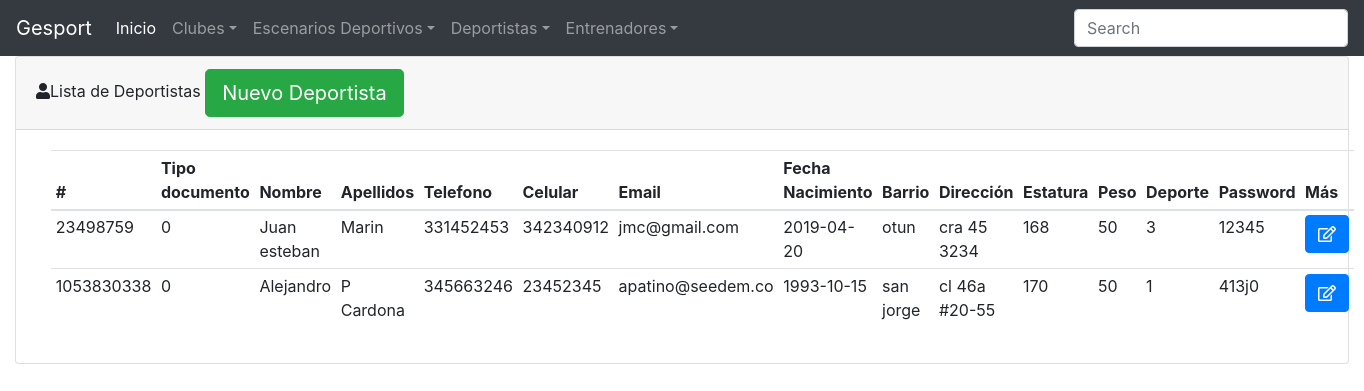
The page / on the database its author committed.
### tables this page shows
CREATE TABLE `deportista` (
  `cedula` int(11) NOT NULL,
  `tipo_documento` int(11) NOT NULL,
  `nombre` varchar(45) NOT NULL,
  `apellidos` varchar(45) NOT NULL,
  `telefono` int(11) DEFAULT NULL,
  `celular` int(11) NOT NULL,
  `email` varchar(60) NOT NULL,
  `fecha_nacimiento` date NOT NULL,
  `barrio` varchar(45) NOT NULL,
  `direccion` varchar(45) NOT NULL,
  `estatura` decimal(10,0) NOT NULL,
  `peso` int(11) NOT NULL,
  `deporte` int(11) NOT NULL,
  `password` varchar(60) NOT NULL,
  `fecha_registro` date NOT NULL
);

### application/controllers/Deportista.php (called while the page is built, shortened)
<?php
class Deportista extends CI_Controller {
    function __construct() {
        $this->load->helper(array('form', 'url'));
        $this->load->model('mdeportista');
    }
        public function index()
        {
            $data["deportistas_data"] = $this->mdeportista->lista();
            $this->carga_layout("lista_deportistas",$data);
        }
        public function carga_layout($template, $data = '')
        {
            $this->load->view('header');
            $this->load->view('nav');
            $this->load->view($template, $data);
        }
}

### index.php (called while the page is built, shortened)
<?php
require_once BASEPATH.'core/CodeIgniter.php';

### application/models/Mdeportista.php (called while the page is built, shortened)
<?php
class Mdeportista extends CI_Model {
public function lista() {
    $query = $this->db->get("deportista");
    return $query->result();
}
}

### application/views/lista_deportistas.php (the view, shortened to what this page needs)
<div class="container-fluid">
<div class="card">
  <div class="card-header">
  <i class="fas fa-user"></i>Lista de Deportistas
  <button type="button" class="btn btn-success btn-lg">Nuevo Deportista</button>
  </div>
  <div class="card-body">
    <div class="side col-md-8">
    <table class="table table-sm">
            <thead>
              <tr>
                <th scope="col">#</th>
                <th scope="col">Tipo documento</th>
                <th scope="col">Nombre</th>
                <th scope="col">Apellidos</th>
                <th scope="col">Telefono</th>
                <th scope="col">Celular</th>
                <th scope="col">Email</th>
                <th scope="col">Fecha Nacimiento</th>
                <th scope="col">Barrio</th>
                <th scope="col">Dirección</th>
                <th scope="col">Estatura</th>
                <th scope="col">Peso</th>
                <th scope="col">Deporte</th>
                <th scope="col">Password</th>
                <th scope="col">Más</th>
              </tr>
            </thead>
            <tbody>
            <?php
            foreach($deportistas_data as $row)
            {
              echo '
              <tr>
                <td>'.$row->cedula.'</td>
                <td>'.$row->tipo_documento.'</td>
                <td>'.$row->nombre.'</td>
                <td>'.$row->apellidos.'</td>
                <td>'.$row->telefono.'</td>
                <td>'.$row->celular.'</td>
                <td>'.$row->email.'</td>
                <td>'.$row->fecha_nacimiento.'</td>
                <td>'.$row->barrio.'</td>
                <td>'.$row->direccion.'</td>
                <td>'.$row->estatura.'</td>
                <td>'.$row->peso.'</td>
                <td>'.$row->deporte.'</td>
                <td>'.$row->password.'</td>
                <td><button data-toggle="modal" data-target="#edit-dep" class="btn btn-primary edit-dep" value='.$row->cedula.'><i class="far fa-edit"></i></button></td>
              </tr>
              ';
            }
            ?>
            </tbody>
          </table>
    </div>
  </div>
</div>
</div>
</body>

### application/views/header.php (shortened to what this page needs)
<!DOCTYPE html>
<html lang="en">
<head>
    <link rel="stylesheet" href="https://stackpath.bootstrapcdn.com/bootstrap/4.3.1/css/bootstrap.min.css">
    <link rel="stylesheet" href="https://use.fontawesome.com/releases/v5.8.1/css/all.css">
    <link rel="stylesheet" href="<?php echo base_url();?>/assets/css/">
</head>
<body>

### application/views/nav.php (shortened to what this page needs)
<nav class="navbar navbar-expand-md navbar-dark bg-dark">
  <a class="navbar-brand" href="#">Gesport</a>
  <div class="collapse navbar-collapse" id="navbarsExample04">
    <ul class="navbar-nav mr-auto">
      <li class="nav-item active">
        <a class="nav-link" href="#">Inicio <span class="sr-only">(current)</span></a>
      </li>
      <li class="nav-item dropdown">
        <a class="nav-link dropdown-toggle" href="#" id="clubes" role="button" data-toggle="dropdown" aria-haspopup="true" aria-expanded="false">Clubes</a>
      </li>
      <li class="nav-item dropdown">
        <a class="nav-link dropdown-toggle" href="" id="esc" role="button" data-toggle="dropdown" aria-haspopup="true" aria-expanded="false">Escenarios Deportivos</a>
      </li>
      <li class="nav-item dropdown">
        <a class="nav-link dropdown-toggle" href="<?php echo base_url();?>/lista_deportistas.php" id="deportistas" role="button" data-toggle="dropdown" aria-haspopup="true" aria-expanded="false">Deportistas</a>
      <li class="nav-item dropdown">
        <a class="nav-link dropdown-toggle" href="gsport.test/listaEntrenadores.blade.php" id="entrenadores" role="button" data-toggle="dropdown" aria-haspopup="true" aria-expanded="false">Entrenadores</a>
    </ul>
    <form class="form-inline my-2 my-md-0">
      <input class="form-control" type="text" placeholder="Search">
    </form>
  </div>
</nav>

### rows shown on the page
deportista: cedula "23498759", tipo_documento "0", nombre "Juan esteban", apellidos "Marin", telefono "331452453", celular "342340912", email "jmc@gmail.com", fecha_nacimiento "2019-04-20", barrio "otun", direccion "cra 45 3234", estatura "168", peso "50", deporte "3", password "12345"
deportista: cedula "1053830338", tipo_documento "0", nombre "Alejandro", apellidos "P Cardona", telefono "345663246", celular "23452345", email "apatino@seedem.co", fecha_nacimiento "1993-10-15", barrio "san jorge", direccion "cl 46a #20-55", estatura "170", peso "50", deporte "1", password "413j0"
